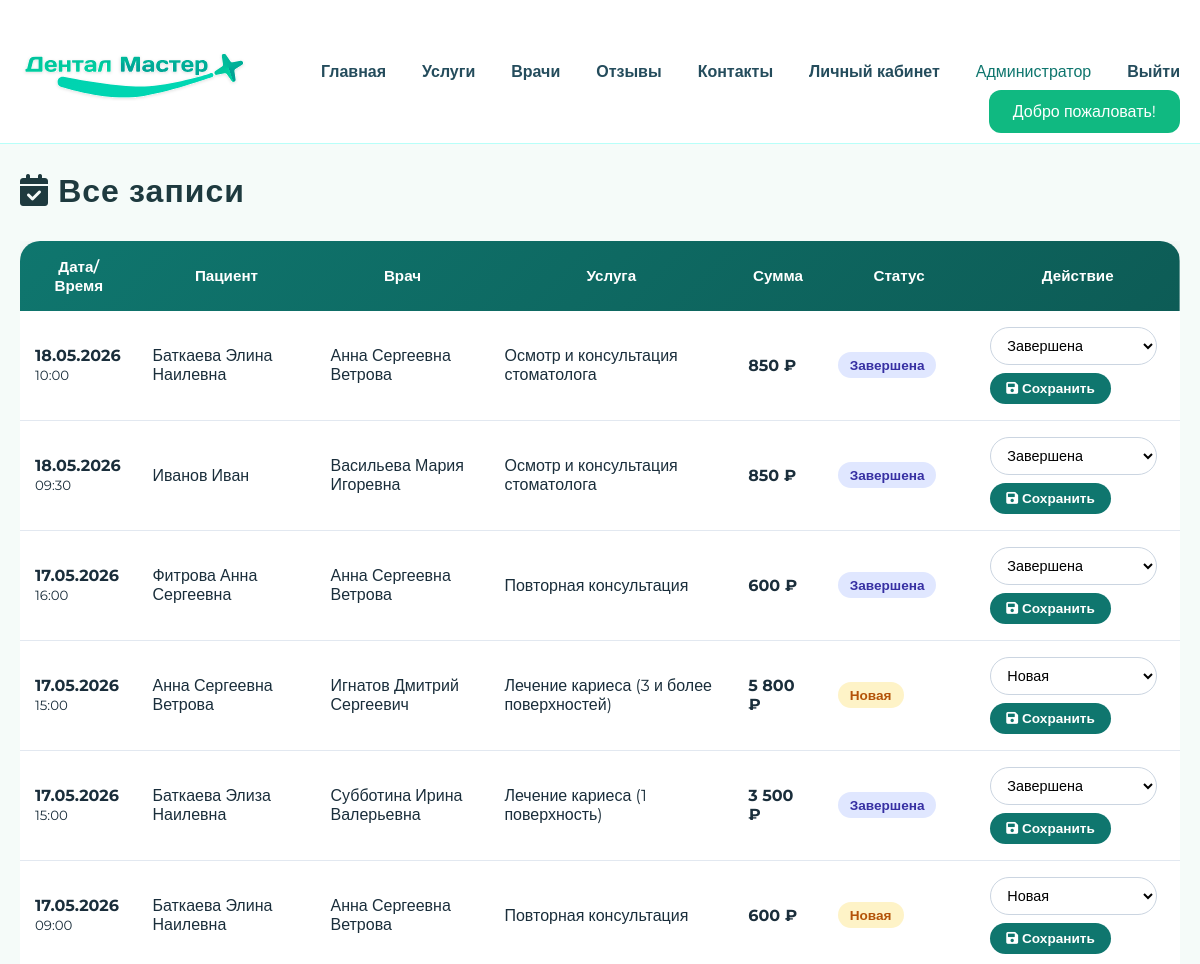
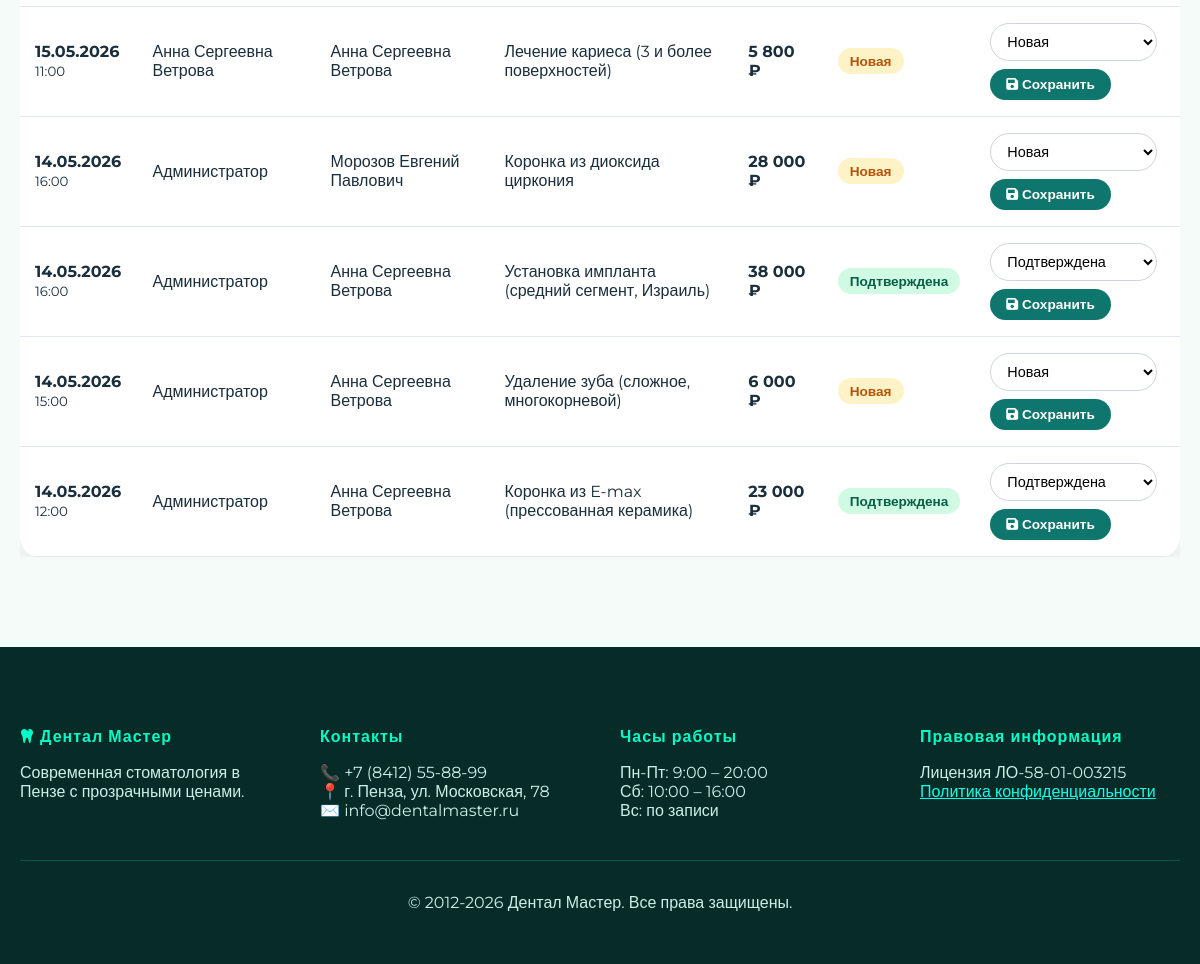
Page /admin_appointments.php (signed in) on the committed database (2 pictures, top to bottom).
### tables this page shows
CREATE TABLE `appointment` (
  `id` int(11) NOT NULL,
  `patient_id` int(11) NOT NULL,
  `doctor_id` int(11) NOT NULL,
  `service_id` int(11) NOT NULL,
  `appointment_date` date NOT NULL,
  `appointment_time` varchar(10) NOT NULL,
  `status` varchar(20) DEFAULT 'pending',
  `total_price` int(11) DEFAULT '0',
  `created_at` timestamp NULL DEFAULT CURRENT_TIMESTAMP
);

CREATE TABLE `user` (
  `id` int(11) NOT NULL,
  `email` varchar(100) NOT NULL,
  `password_hash` varchar(200) NOT NULL,
  `full_name` varchar(150) NOT NULL,
  `phone` varchar(20) NOT NULL,
  `role` varchar(20) DEFAULT 'patient',
  `specialty` varchar(200) DEFAULT NULL,
  `experience` int(11) DEFAULT NULL,
  `bio` text,
  `schedule_json` text,
  `photo` varchar(255) DEFAULT NULL,
  `is_active` tinyint(1) DEFAULT '1',
  `created_at` timestamp NULL DEFAULT CURRENT_TIMESTAMP,
  `certificates` text COMMENT 'JSON массив ссылок на сертификаты',
  `gender` enum('male','female') DEFAULT NULL,
  `age` int(11) DEFAULT NULL,
  `agree_terms` tinyint(1) DEFAULT '0',
  `cabinet_number` varchar(20) DEFAULT '1'
);

CREATE TABLE `service` (
  `id` int(11) NOT NULL,
  `name` varchar(200) NOT NULL,
  `category` varchar(50) NOT NULL,
  `price` int(11) NOT NULL,
  `duration` int(11) DEFAULT '30',
  `description` text,
  `icon` varchar(50) DEFAULT 'fa-tooth',
  `is_active` tinyint(1) DEFAULT '1'
);

### admin_appointments.php (the view, shortened to what this page needs)
<?php
require 'config.php';
include 'header.php';
$statuses = [
    'pending' => 'Новая',
    'confirmed' => 'Подтверждена',
    'completed' => 'Завершена',
    'cancelled' => 'Отменена'
];
$appointments = $pdo->query("
    SELECT a.*, u1.full_name as patient_name, u2.full_name as doctor_name, s.name as service_name
    FROM appointment a
    JOIN user u1 ON a.patient_id=u1.id
    JOIN user u2 ON a.doctor_id=u2.id
    JOIN service s ON a.service_id=s.id
    ORDER BY a.appointment_date DESC, a.appointment_time DESC
")->fetchAll();
?>
<div class="container">
    <h1><i class="fas fa-calendar-check"></i> Все записи</h1>
    <div style="overflow-x:auto;">
        <table class="admin-table">
            <thead>
                <tr>
                    <th>Дата/Время</th>
                    <th>Пациент</th>
                    <th>Врач</th>
                    <th>Услуга</th>
                    <th>Сумма</th>
                    <th>Статус</th>
                    <th>Действие</th>
                </tr>
            </thead>
            <tbody>
            <?php foreach($appointments as $a): ?>
                <tr>
                    <td data-label="Дата/Время">
                        <strong><?= date('d.m.Y', strtotime($a['appointment_date'])) ?></strong><br>
                        <small><?= $a['appointment_time'] ?></small>
                    </td>
                    <td data-label="Пациент"><?= htmlspecialchars($a['patient_name']) ?></td>
                    <td data-label="Врач"><?= htmlspecialchars($a['doctor_name']) ?></td>
                    <td data-label="Услуга"><?= htmlspecialchars($a['service_name']) ?></td>
                    <td data-label="Сумма"><strong><?= number_format($a['total_price'],0,'',' ') ?> ₽</strong></td>
                    <td data-label="Статус">
                        <span class="status-badge status-<?= $a['status'] ?>">
                            <?= $statuses[$a['status']] ?>
                        </span>
                    </td>
                    <td data-label="Действие">
                        <form method="POST" class="status-form" onsubmit="return confirm('Изменить статус записи?')">
                            <select name="status" class="status-select">
                                <option value="pending" <?= $a['status']=='pending' ? 'selected' : '' ?>>Новая</option>
                                <option value="confirmed" <?= $a['status']=='confirmed' ? 'selected' : '' ?>>Подтверждена</option>
                                <option value="completed" <?= $a['status']=='completed' ? 'selected' : '' ?>>Завершена</option>
                            </select>
                            <button type="submit" class="btn-update">
                                <i class="fas fa-save"></i> Сохранить
                            </button>
                        </form>
                    </td>
                </tr>
            <?php endforeach; ?>
            </tbody>
        </table>
    </div>
</div>
<?php include 'footer.php'; ?>

### header.php (style rules this page uses)
* { margin: 0; padding: 0; box-sizing: border-box; }
body { font-family: 'Montserrat', sans-serif; background: #f5fbf9; color: #1a2e3b; }
:root { --primary: #0F766E; --primary-dark: #0a5c55; --primary-light: #00ffc8; --secondary: #37FFA2; }
.container { max-width: 1280px; margin: 0 auto; padding: 0 32px; }
h1, h2, h3, h4, .logo-text, .hero-title { font-family: 'Oswald', sans-serif; letter-spacing: 1px; }
input, select, textarea { width: 100%; padding: 14px 18px; border: 1px solid #cbd5e1; border-radius: 28px; font-family: 'Montserrat', sans-serif; font-size: 1rem; transition: 0.2s; background: white; }

### admin_appointments.php (style rules this page uses)
.container { max-width: 1400px; margin: 0 auto; padding: 20px; }
h1 { font-size: 2rem; margin-bottom: 30px; color: #1e3a3f; }
.admin-table { width: 100%; background: white; border-radius: 20px; border-collapse: collapse; overflow: hidden; box-shadow: 0 4px 20px rgba(0,0,0,0.08); }
.admin-table thead { background: linear-gradient(135deg, #0F766E, #0d5c56); color: white; }
.admin-table th { padding: 16px 15px; font-weight: 600; font-size: 0.95rem; }
.admin-table td { padding: 16px 15px; border-bottom: 1px solid #e2e8f0; vertical-align: middle; }
.status-badge { display: inline-block; padding: 5px 12px; border-radius: 30px; font-size: 0.85rem; font-weight: 600; }
.status-pending { background: #fef3c7; color: #b45309; }
.status-confirmed { background: #d1fae5; color: #065f46; }
.status-completed { background: #e0e7ff; color: #3730a3; }
.status-select { padding: 8px 12px; border-radius: 30px; border: 1px solid #cbd5e1; background: white; font-size: 0.9rem; cursor: pointer; margin-right: 8px; }
.btn-update { background: #0F766E; color: white; border: none; padding: 8px 16px; border-radius: 30px; font-size: 0.85rem; font-weight: 600; cursor: pointer; transition: all 0.2s; }
.status-form { display: flex; gap: 8px; align-items: center; flex-wrap: wrap; }

### rows in the picture
appointment: appointment_date "18.05.2026", appointment_time "10:00", patient.full_name "Баткаева Элина Наилевна", doctor.full_name "Анна Сергеевна Ветрова", service.name "Осмотр и консультация стоматолога", total_price "850", status "Завершена"
appointment: appointment_date "18.05.2026", appointment_time "09:30", patient.full_name "Иванов Иван", doctor.full_name "Васильева Мария Игоревна", service.name "Осмотр и консультация стоматолога", total_price "850", status "Завершена"
appointment: appointment_date "17.05.2026", appointment_time "16:00", patient.full_name "Фитрова Анна Сергеевна", doctor.full_name "Анна Сергеевна Ветрова", service.name "Повторная консультация", total_price "600", status "Завершена"
appointment: appointment_date "17.05.2026", appointment_time "15:00", patient.full_name "Анна Сергеевна Ветрова", doctor.full_name "Игнатов Дмитрий Сергеевич", service.name "Лечение кариеса (3 и более поверхностей)", total_price "5 800", status "Новая"
appointment: appointment_date "17.05.2026", appointment_time "15:00", patient.full_name "Баткаева Элиза Наилевна", doctor.full_name "Субботина Ирина Валерьевна", service.name "Лечение кариеса (1 поверхность)", total_price "3 500", status "Завершена"
appointment: appointment_date "17.05.2026", appointment_time "09:00", patient.full_name "Баткаева Элина Наилевна", doctor.full_name "Анна Сергеевна Ветрова", service.name "Повторная консультация", total_price "600", status "Новая"
appointment: appointment_date "15.05.2026", appointment_time "11:00", patient.full_name "Анна Сергеевна Ветрова", service.name "Лечение кариеса (3 и более поверхностей)", total_price "5 800", status "Новая"
appointment: appointment_date "14.05.2026", appointment_time "16:00", patient.full_name "Администратор", doctor.full_name "Морозов Евгений Павлович", service.name "Коронка из диоксида циркония", total_price "28 000", status "Новая"
appointment: appointment_date "14.05.2026", appointment_time "16:00", patient.full_name "Администратор", doctor.full_name "Анна Сергеевна Ветрова", service.name "Установка импланта (средний сегмент, Израиль)", total_price "38 000", status "Подтверждена"
appointment: appointment_date "14.05.2026", appointment_time "15:00", patient.full_name "Администратор", doctor.full_name "Анна Сергеевна Ветрова", service.name "Удаление зуба (сложное, многокорневой)", total_price "6 000", status "Новая"
appointment: appointment_date "14.05.2026", appointment_time "12:00", patient.full_name "Администратор", doctor.full_name "Анна Сергеевна Ветрова", service.name "Коронка из E-max (прессованная керамика)", total_price "23 000", status "Подтверждена"

### other values in the picture
$_SESSION['full_name'] "Администратор"
$_SESSION['flash']['message'] "Добро пожаловать!"
